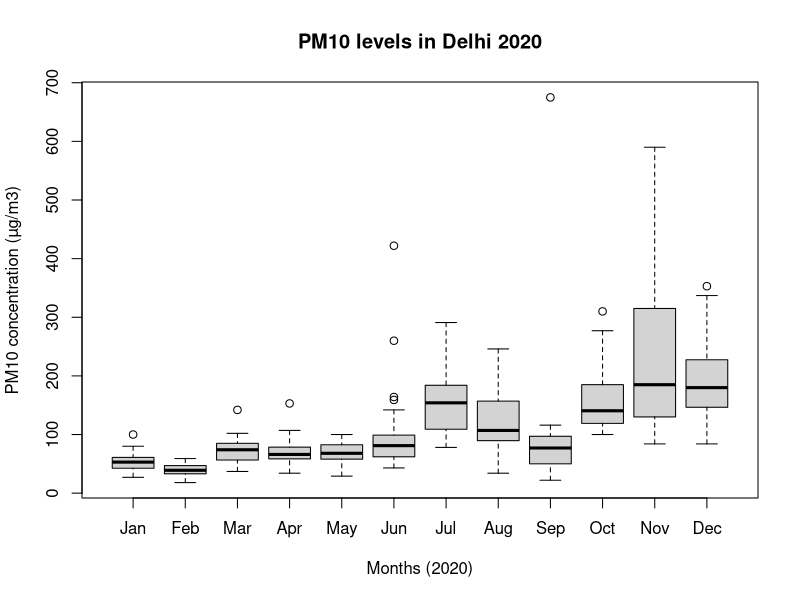
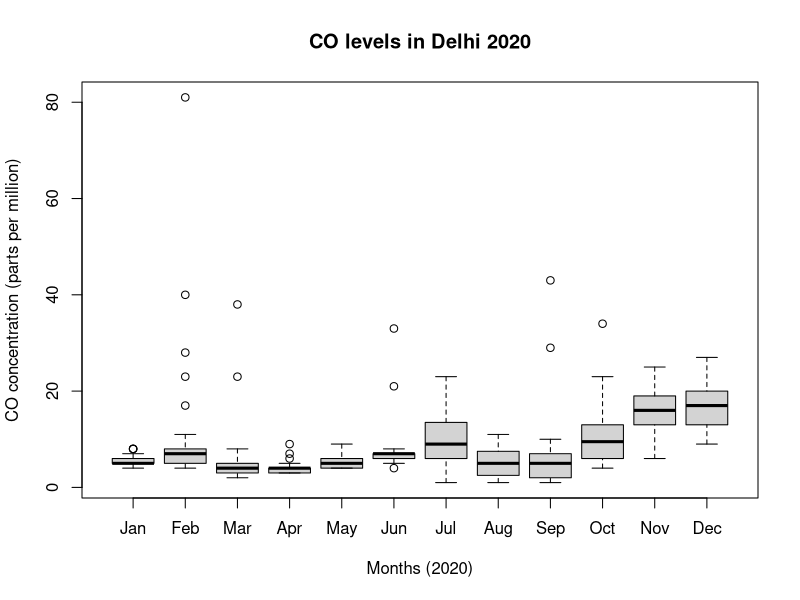
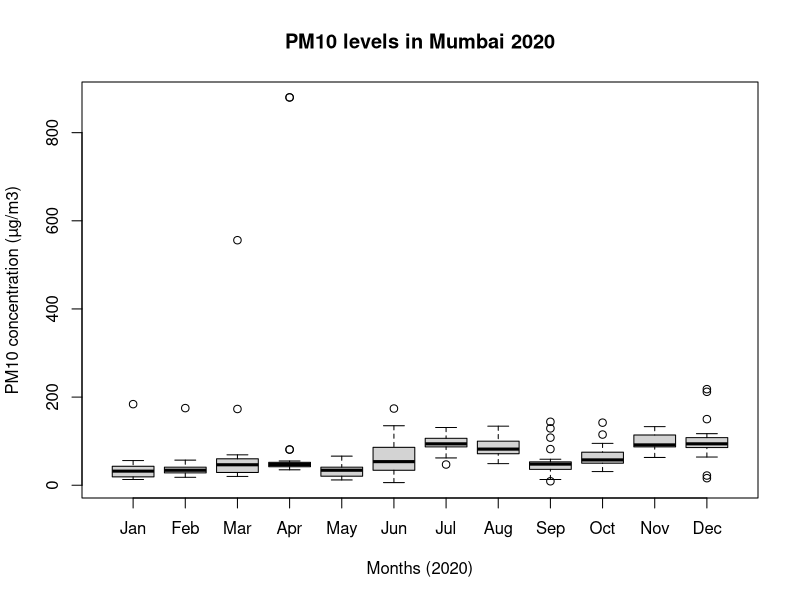
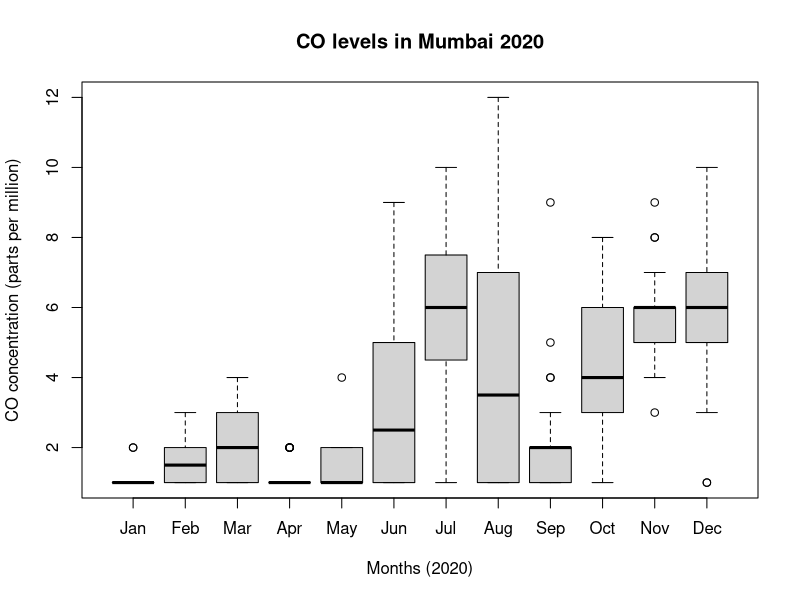

R code for these plots, in order:
## ---- chunk 1
knitr::opts_chunk$set(echo = TRUE)
library(knitr)
library(kableExtra)
## ---- chunk 2
table = matrix(NA, nrow = 6, ncol = 3)
colnames(table) = c("Category of AQI","Range","Health Implications")
table[,1] = c("Good","Satisfactory","Moderately Polluted","Poor","Extremely Poor","Severe")

table[,2] = c("AQI of 0-50","AQI of 51-100","AQI of 101-200", "AQI of 201-300","AQI of 301-400","AQI of 401-500")

table[,3] = c("Air quality is deemed adequate, and air pollution presents minimal or no risk.",
              "Air quality is acceptable,
              some pollutants may pose a moderate health risk to few.",
              "Members of vulnerable groups
              may suffer health consequences. The general public is unlikely to be harmed.",
              "People might notice health effects;
              members of vulnerable groups may notice severe health consequences.",
              "Health alerts for emergency situations.
              The general public is much more inclined to be affected.",
              "Everyone is at risk of experiencing
              more serious health consequences.")


kable(table,format="latex",,caption="CPCB AQI Calculation Framework	") %>% row_spec(0,bold=TRUE) %>% 
kable_styling() %>% kable_styling(latex_options = "HOLD_position")%>%
  column_spec(3:4, width = "5cm")%>% 
       column_spec(1, border_left = T)
## ---- chunk 3
delaqi <- read.csv("r.k.-puram, delhi, delhi, india-air-quality.csv",
                   header=TRUE) #Read the excel file for Delhi AQI data

#Keep the months in order, by using factor function with levels argument
delaqi$date <- factor(delaqi$date, levels = c("Jan", "Feb", "Mar","Apr",
                                              "May","Jun","Jul","Aug",
                                              "Sep","Oct","Nov","Dec"))
## ---- chunk 4
#TukeyHSD function for NO2 
#by passing ANOVA function aov to our linear model
#continuous variable NO2  and categorical variable date
TukeyHSD(aov(lm(no2 ~ date, data = delaqi)))
## ---- chunk 5
summary(aov(lm(no2 ~ date, data = delaqi))) #shows significant difference between months, but does not show which is significant
## ---- chunk 6
#summary() function to produce result summary
#of linear model of our data
summary(lm(no2 ~ date, data = delaqi))
## ---- chunk 7
#boxplot with pm10 as continuous variable and date as categorical
boxplot(pm10 ~ date, data=delaqi, main = "PM10 levels in Delhi 2020", xlab="Months (2020)", ylab = "PM10 concentration (µg/m3)")
## ---- chunk 8
#TukeyHSD function for PM10
#by passing ANOVA function aov to our linear model
#continuous variable PM10 and categorical variable date
TukeyHSD(aov(lm(pm10 ~ date, data = delaqi)))
## ---- chunk 9
#summary() function to produce result summary
#of linear model of our data
summary(lm(pm10 ~ date, data = delaqi))
## ---- chunk 10
#boxplot with co as continuous variable and date as categorical
boxplot(co ~ date, data=delaqi, main = "CO levels in Delhi 2020", xlab="Months (2020)", ylab = "CO concentration (parts per million)")
## ---- chunk 11
#TukeyHSD function for CO 
#by passing ANOVA function aov to our linear model
#continuous variable CO and categorical variable date
TukeyHSD(aov(lm(co ~ date, data = delaqi)))
## ---- chunk 12
#summary() function to produce result summary
#of linear model of our data
summary(lm(co ~ date, data = delaqi))
## ---- chunk 13
mumaqi <- read.csv("worli,-mumbai, india-air-quality.csv",header=TRUE)
#Read the excel file for Mumbai AQI data

#Keep the months in order, by using factor function with levels argument
mumaqi$date <- factor(mumaqi$date, levels = c("Jan", "Feb", "Mar","Apr",
                                              "May","Jun","Jul","Aug",
                                              "Sep","Oct","Nov","Dec"))
## ---- chunk 14
#TukeyHSD function for NO2 
#by passing ANOVA function aov to our linear model
#continuous variable NO2 and categorical variable date
TukeyHSD(aov(lm(no2 ~ date, data = mumaqi)))
## ---- chunk 15
summary(aov(lm(no2 ~ date, data = mumaqi))) #shows significant difference between months, but does not show which is significant
## ---- chunk 16
#summary() function to produce result summary
#of linear model of our data
summary(lm(no2 ~ date, data = mumaqi))
## ---- chunk 17
#boxplot with pm10 as continuous variable and date as categorical
boxplot(pm10 ~ date, data=mumaqi, main = "PM10 levels in Mumbai 2020", xlab="Months (2020)", ylab = "PM10 concentration (µg/m3)")
## ---- chunk 18
#TukeyHSD function for PM10 
#by passing ANOVA function aov to our linear model
#continuous variable PM10 and categorical variable date
TukeyHSD(aov(lm(pm10 ~ date, data = mumaqi)))
## ---- chunk 19
#summary() function to produce result summary
#of linear model of our data
summary(lm(pm10 ~ date, data = mumaqi))
## ---- chunk 20
#boxplot with co as continuous variable and date as categorical
boxplot(co ~ date, data=mumaqi, main = "CO levels in Mumbai 2020", xlab="Months (2020)", ylab = "CO concentration (parts per million)")
## ---- chunk 21
#TukeyHSD function for CO 
#by passing ANOVA function aov to our linear model
#continuous variable CO and categorical variable date
TukeyHSD(aov(lm(co ~ date, data = mumaqi))) 
## ---- chunk 22
#summary() function to produce result summary
#of linear model of our data
summary(lm(co ~ date, data = mumaqi))
